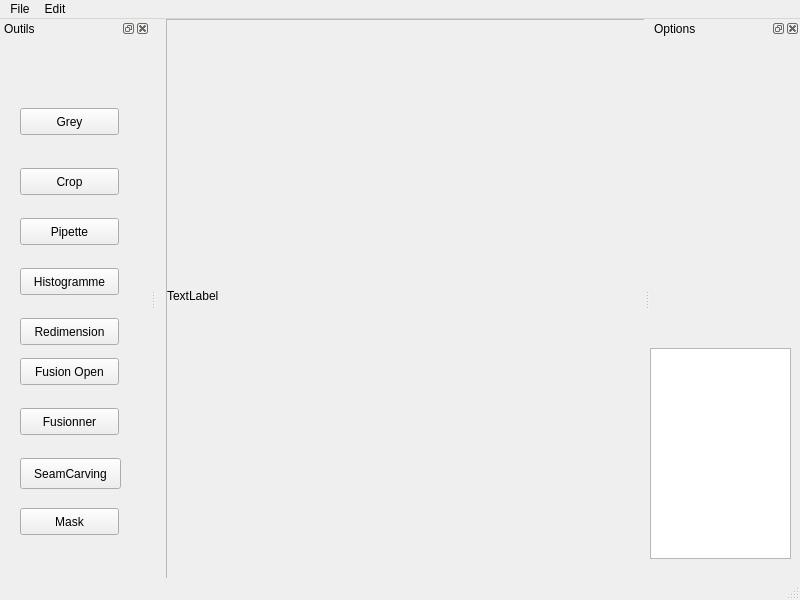
<?xml version="1.0" encoding="UTF-8"?>
<ui version="4.0">
 <class>MainWindow</class>
 <widget class="QMainWindow" name="MainWindow">
  <property name="geometry">
   <rect>
    <x>0</x>
    <y>0</y>
    <width>800</width>
    <height>600</height>
   </rect>
  </property>
  <property name="windowTitle">
   <string>MainWindow</string>
  </property>
  <widget class="QWidget" name="centralwidget">
   <property name="autoFillBackground">
    <bool>true</bool>
   </property>
   <widget class="QScrollArea" name="scrollArea">
    <property name="geometry">
     <rect>
      <x>10</x>
      <y>0</y>
      <width>481</width>
      <height>561</height>
     </rect>
    </property>
    <property name="widgetResizable">
     <bool>true</bool>
    </property>
    <widget class="QWidget" name="scrollAreaWidgetContents">
     <property name="geometry">
      <rect>
       <x>0</x>
       <y>0</y>
       <width>479</width>
       <height>559</height>
      </rect>
     </property>
     <widget class="QLabel" name="imageLabel">
      <property name="geometry">
       <rect>
        <x>0</x>
        <y>0</y>
        <width>481</width>
        <height>551</height>
       </rect>
      </property>
      <property name="mouseTracking">
       <bool>true</bool>
      </property>
      <property name="frameShadow">
       <enum>QFrame::Plain</enum>
      </property>
      <property name="text">
       <string>TextLabel</string>
      </property>
     </widget>
    </widget>
   </widget>
  </widget>
  <widget class="QMenuBar" name="menubar">
   <property name="geometry">
    <rect>
     <x>0</x>
     <y>0</y>
     <width>800</width>
     <height>25</height>
    </rect>
   </property>
   <widget class="QMenu" name="menuFile">
    <property name="title">
     <string>File</string>
    </property>
    <addaction name="action_Open"/>
    <addaction name="action_Save"/>
   </widget>
   <widget class="QMenu" name="menuEdit">
    <property name="title">
     <string>Edit</string>
    </property>
    <widget class="QMenu" name="menuRotation">
     <property name="title">
      <string>Rotation</string>
     </property>
     <addaction name="action90D"/>
     <addaction name="action90G"/>
     <addaction name="action180"/>
    </widget>
    <widget class="QMenu" name="menuHistogramme">
     <property name="title">
      <string>Histogramme</string>
     </property>
     <addaction name="actionRecadrer"/>
     <addaction name="actionEgaliser"/>
    </widget>
    <widget class="QMenu" name="menuFiltrage">
     <property name="title">
      <string>Filtrage</string>
     </property>
     <addaction name="actionFlou"/>
     <addaction name="actionRehaussement"/>
     <addaction name="actionGradient"/>
     <addaction name="actionGradient_y"/>
     <addaction name="actionContour"/>
     <addaction name="actionAmelioration_Contour"/>
     <addaction name="actionNegatif"/>
    </widget>
    <addaction name="actionFitToWindowAct"/>
    <addaction name="actionUndo"/>
    <addaction name="actionRedo"/>
    <addaction name="menuRotation"/>
    <addaction name="menuHistogramme"/>
    <addaction name="menuFiltrage"/>
   </widget>
   <addaction name="menuFile"/>
   <addaction name="menuEdit"/>
  </widget>
  <widget class="QStatusBar" name="statusbar"/>
  <widget class="QDockWidget" name="Outils">
   <property name="enabled">
    <bool>true</bool>
   </property>
   <property name="minimumSize">
    <size>
     <width>150</width>
     <height>553</height>
    </size>
   </property>
   <property name="autoFillBackground">
    <bool>true</bool>
   </property>
   <property name="windowTitle">
    <string>Outils</string>
   </property>
   <attribute name="dockWidgetArea">
    <number>1</number>
   </attribute>
   <widget class="QWidget" name="Outils_2">
    <property name="minimumSize">
     <size>
      <width>73</width>
      <height>0</height>
     </size>
    </property>
    <property name="autoFillBackground">
     <bool>true</bool>
    </property>
    <widget class="QPushButton" name="Grey">
     <property name="geometry">
      <rect>
       <x>20</x>
       <y>70</y>
       <width>99</width>
       <height>27</height>
      </rect>
     </property>
     <property name="text">
      <string>Grey</string>
     </property>
    </widget>
    <widget class="QPushButton" name="Crop">
     <property name="geometry">
      <rect>
       <x>20</x>
       <y>130</y>
       <width>99</width>
       <height>27</height>
      </rect>
     </property>
     <property name="text">
      <string>Crop</string>
     </property>
    </widget>
    <widget class="QPushButton" name="Pipette">
     <property name="geometry">
      <rect>
       <x>20</x>
       <y>180</y>
       <width>99</width>
       <height>27</height>
      </rect>
     </property>
     <property name="text">
      <string>Pipette</string>
     </property>
     <property name="checkable">
      <bool>true</bool>
     </property>
    </widget>
    <widget class="QPushButton" name="Histogramme">
     <property name="geometry">
      <rect>
       <x>20</x>
       <y>230</y>
       <width>99</width>
       <height>27</height>
      </rect>
     </property>
     <property name="text">
      <string>Histogramme</string>
     </property>
    </widget>
    <widget class="QPushButton" name="Redimension">
     <property name="geometry">
      <rect>
       <x>20</x>
       <y>280</y>
       <width>99</width>
       <height>27</height>
      </rect>
     </property>
     <property name="text">
      <string>Redimension</string>
     </property>
    </widget>
    <widget class="QPushButton" name="Fusionner">
     <property name="geometry">
      <rect>
       <x>20</x>
       <y>370</y>
       <width>99</width>
       <height>27</height>
      </rect>
     </property>
     <property name="text">
      <string>Fusionner</string>
     </property>
    </widget>
    <widget class="QPushButton" name="SeamCarving">
     <property name="geometry">
      <rect>
       <x>20</x>
       <y>420</y>
       <width>101</width>
       <height>31</height>
      </rect>
     </property>
     <property name="text">
      <string>SeamCarving</string>
     </property>
    </widget>
    <widget class="QPushButton" name="Mask">
     <property name="geometry">
      <rect>
       <x>20</x>
       <y>470</y>
       <width>99</width>
       <height>27</height>
      </rect>
     </property>
     <property name="text">
      <string>Mask</string>
     </property>
    </widget>
    <widget class="QPushButton" name="Fusion_O">
     <property name="geometry">
      <rect>
       <x>20</x>
       <y>320</y>
       <width>99</width>
       <height>27</height>
      </rect>
     </property>
     <property name="text">
      <string>Fusion Open</string>
     </property>
    </widget>
   </widget>
  </widget>
  <widget class="QDockWidget" name="Option">
   <property name="minimumSize">
    <size>
     <width>150</width>
     <height>553</height>
    </size>
   </property>
   <property name="autoFillBackground">
    <bool>true</bool>
   </property>
   <property name="windowTitle">
    <string>Options</string>
   </property>
   <attribute name="dockWidgetArea">
    <number>2</number>
   </attribute>
   <widget class="QWidget" name="Option_2">
    <property name="autoFillBackground">
     <bool>true</bool>
    </property>
    <widget class="QTextBrowser" name="AffInfo">
     <property name="geometry">
      <rect>
       <x>0</x>
       <y>310</y>
       <width>141</width>
       <height>211</height>
      </rect>
     </property>
    </widget>
   </widget>
  </widget>
  <action name="action_Open">
   <property name="text">
    <string>&amp;Open</string>
   </property>
   <property name="shortcut">
    <string>Ctrl+O</string>
   </property>
  </action>
  <action name="actionFitToWindowAct">
   <property name="checkable">
    <bool>true</bool>
   </property>
   <property name="text">
    <string>fitToWindowAct</string>
   </property>
  </action>
  <action name="action_Save">
   <property name="text">
    <string>&amp;Save</string>
   </property>
   <property name="shortcut">
    <string>Ctrl+S</string>
   </property>
  </action>
  <action name="actionUndo">
   <property name="text">
    <string>Undo</string>
   </property>
   <property name="shortcut">
    <string>Ctrl+Z</string>
   </property>
  </action>
  <action name="actionRedo">
   <property name="text">
    <string>Redo</string>
   </property>
   <property name="shortcut">
    <string>Ctrl+Y</string>
   </property>
  </action>
  <action name="action90D">
   <property name="text">
    <string>90° D</string>
   </property>
  </action>
  <action name="action180">
   <property name="text">
    <string>180°</string>
   </property>
  </action>
  <action name="action90G">
   <property name="text">
    <string>90° G</string>
   </property>
  </action>
  <action name="actionOpen_fu">
   <property name="text">
    <string>Open</string>
   </property>
  </action>
  <action name="actionRecadrer">
   <property name="text">
    <string>Recadrer</string>
   </property>
  </action>
  <action name="actionEgaliser">
   <property name="text">
    <string>Egaliser</string>
   </property>
  </action>
  <action name="actionFlou">
   <property name="text">
    <string>Flou</string>
   </property>
  </action>
  <action name="actionGradient">
   <property name="text">
    <string>Gradient x</string>
   </property>
  </action>
  <action name="actionGradient_y">
   <property name="text">
    <string>Gradient y</string>
   </property>
  </action>
  <action name="actionRehaussement">
   <property name="text">
    <string>Rehaussement</string>
   </property>
  </action>
  <action name="actionNegatif">
   <property name="text">
    <string>Negatif</string>
   </property>
  </action>
  <action name="actionContour">
   <property name="text">
    <string>Contour</string>
   </property>
  </action>
  <action name="actionAmelioration_Contour">
   <property name="text">
    <string>Amelioration Contour</string>
   </property>
  </action>
 </widget>
 <resources/>
 <connections/>
</ui>
